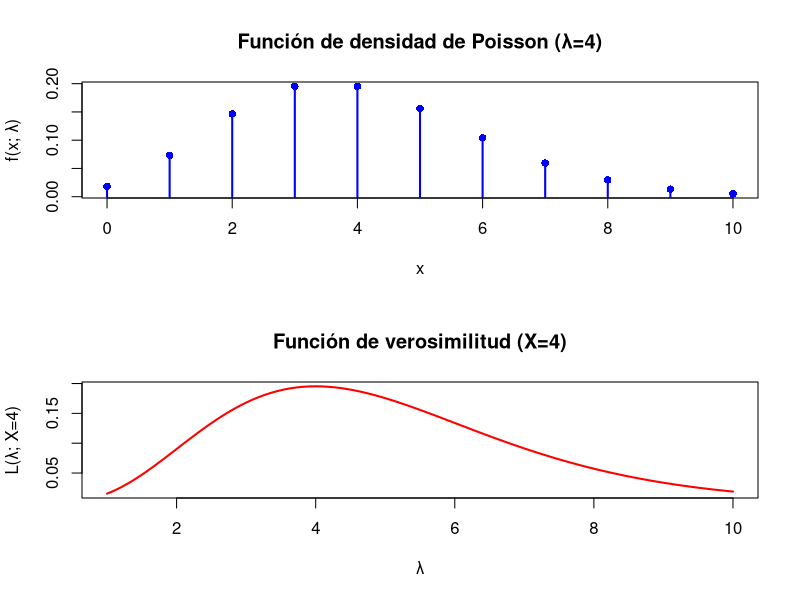

The R script that drew this image:
## ---- chunk 1
set.seed(123)  # Fijar la semilla para reproducibilidad

# Parámetros
n <- 10  # Tamaño de la muestra
replicas <- 1000  # Número de simulaciones

# Simulaciones
simulaciones <- replicate(replicas, {
  muestra <- runif(n, min = 0, max = 1)
  c(max(muestra), 2 * mean(muestra))  # Calculamos los dos estimadores
})

# Convertimos simulaciones en una matriz
simulaciones <- t(simulaciones)

# Calculamos los valores promedio de los estimadores
promedios <- colMeans(simulaciones)

# Mostramos los resultados
promedios
## ---- chunk 2
# Calcular la varianza de cada estimador
varianzas <- apply(simulaciones, 2, var)

# Mostramos las varianzas estimadas
varianzas
## ---- chunk 3
eficiencia <- varianzas[2] / varianzas[1]
eficiencia
## ---- chunk 4
# Parámetros
set.seed(123)
theta <- 2   # Verdadera esperanza (1 / lambda)
n_sim <- 10000 # Número de simulaciones
sample_sizes <- c(1, 5, 10, 50, 100) # Tamaños muestrales

# Simulación usando la funcion rexp
results <- data.frame()
for (n in sample_sizes) {
  estimates <- replicate(n_sim, {
    sample <- rexp(n, rate = 1 / theta)
    c(theta1 = sample[1], theta2 = mean(sample))
  })
  
  # Varianzas y medias
  var_theta1 <- var(estimates["theta1", ])
  var_theta2 <- var(estimates["theta2", ])
  mean_theta1 <- mean(estimates["theta1", ])
  mean_theta2 <- mean(estimates["theta2", ])
  
  results <- rbind(results, data.frame(
    n = n,
    mean_theta1 = mean_theta1,
    var_theta1 = var_theta1,
    mean_theta2 = mean_theta2,
    var_theta2 = var_theta2
  ))
}

results
## ---- chunk 5
# Función de densidad de probabilidad
x_vals <- 0:10
lambda_fixed <- 4
density_vals <- dpois(x_vals, lambda_fixed)

# Función de verosimilitud
lambda_vals <- seq(1, 10, length.out = 100)
x_fixed <- 4
likelihood_vals <- (lambda_vals^x_fixed * exp(-lambda_vals)) / factorial(x_fixed)

opt <-par(mfrow=c(2,1))
plot(x_vals, density_vals, 
     type = "h", lwd = 2, col = "blue",
     xlab = "x", ylab = "f(x; \u03bb)",
     main = "Función de densidad de Poisson (\u03bb=4)")
points(x_vals, density_vals, pch = 16, col = "blue")


# Gráfico de la función de verosimilitud
plot(lambda_vals, likelihood_vals, type = "l", lwd = 2, col = "red",
     xlab = "\u03bb", ylab = "L(\u03bb; X=4)", main = "Función de verosimilitud (X=4)")

par(opt)
